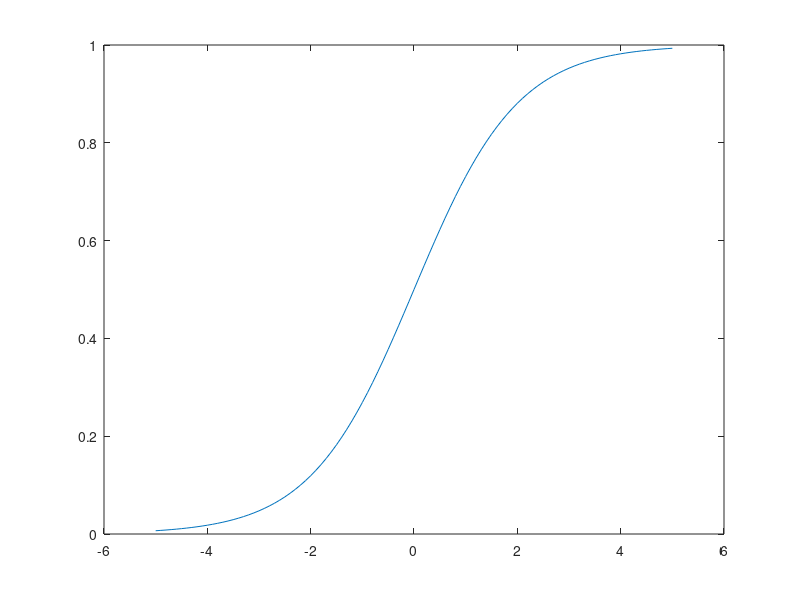

The MATLAB script that drew this image: (Note: this script raises an error after producing the figure.)
clear all; clc; 

figure();
x = -5:0.1:5;
y = 1./(1.+exp(-x));
plot(x, y);


siso_cmac = create_siso_cmac(
	e_min = -5,
	e_max = 5,
	q = 0.01,
	nl = 30,
	beta = 1,
	iterations = 60 
);
siso_cmac = train(siso_cmac, x, y);

x = -5:0.01:5;
y = 1./(1.+exp(-x));
o = [];
for i = [1: size(x, 2)]
	o = [o, get_output( siso_cmac, x(i) )];
end

hold on;
plot(x, o, 'color', 'r');
